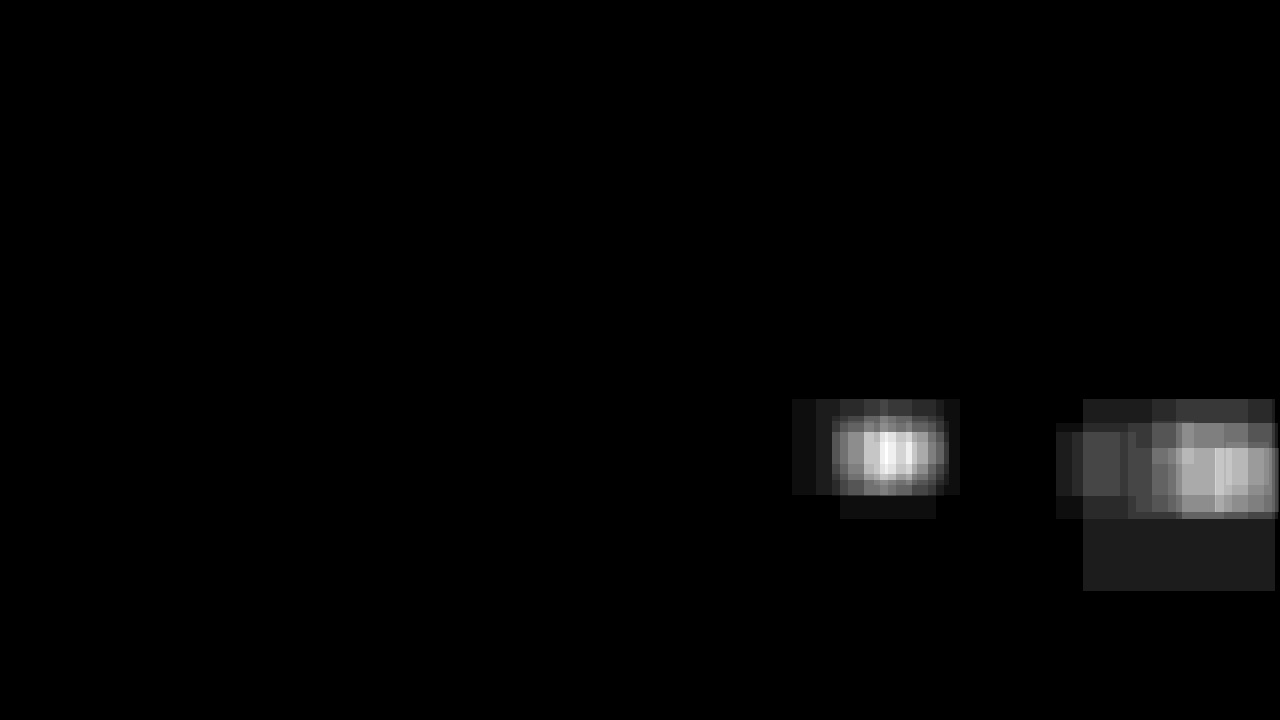
#> input picture test_images/heatmap1.jpg, 1280 x 720 px; its folder holds only this picture in this run
$ jupyter execute --allow-errors 'Segmentation experiment.ipynb'   (shell and % lines are left out)   (older library calls are emulated)
#> lines starting #> are read from the running program, lines starting #| are printed output that depends on the picture; after the words box and inside, x2 and y2 are one past the last pixel; in counts of white or black regions, pixels touching at a corner belong together
# Segmentation Experiment

In this notebook different algorithms for segmenting an image are evaluated

[cell 1]
import numpy as np
import time
import matplotlib.pyplot as plt
from scipy import ndimage as ndi
from scipy.misc import imread
from skimage.morphology import watershed
from skimage.feature import peak_local_max
from skimage.feature import blob_doh
from skimage.measure import label
import cv2

First we need to load a sample image and also a generated heatmap we want to segment.

[cell 2]
IMG_NUM = 1
img = imread('../test_images/heatmap%s.jpg' % IMG_NUM)[:,:,0]
#> img: shape (720, 1280); min 0, max 255, mean 4.4
#> (the rest of this cell did not finish here and is left out)

Then we define two helper functions we will need throughout this notebook

[cell 3]
def draw_boxes(img, bboxes, color=(0, 0, 255), thick=6):
    # Make a copy of the image
    draw_img = np.copy(img)
    # Iterate through the bounding boxes
    for bbox in bboxes:
        # Draw a rectangle given bbox coordinates
        cv2.rectangle(draw_img, (bbox[0], bbox[1]), (bbox[2], bbox[3]), color, thick)
    # Return the image copy with boxes drawn
    return draw_img

def gaussian_blur(img, kernel_size):
    return cv2.GaussianBlur(img, (kernel_size, kernel_size), 0)

As a first step the heatmap is thresholded to received smoother results. The thresholded heatmap is the input for all segmentation algorithms.

[cell 4]
img_thresh = np.zeros(img.shape, dtype=np.uint8)
#> img_thresh: shape (720, 1280); every value is 0
img_blur = gaussian_blur(img, 21)
img_thresh[img_blur > 50] = 255
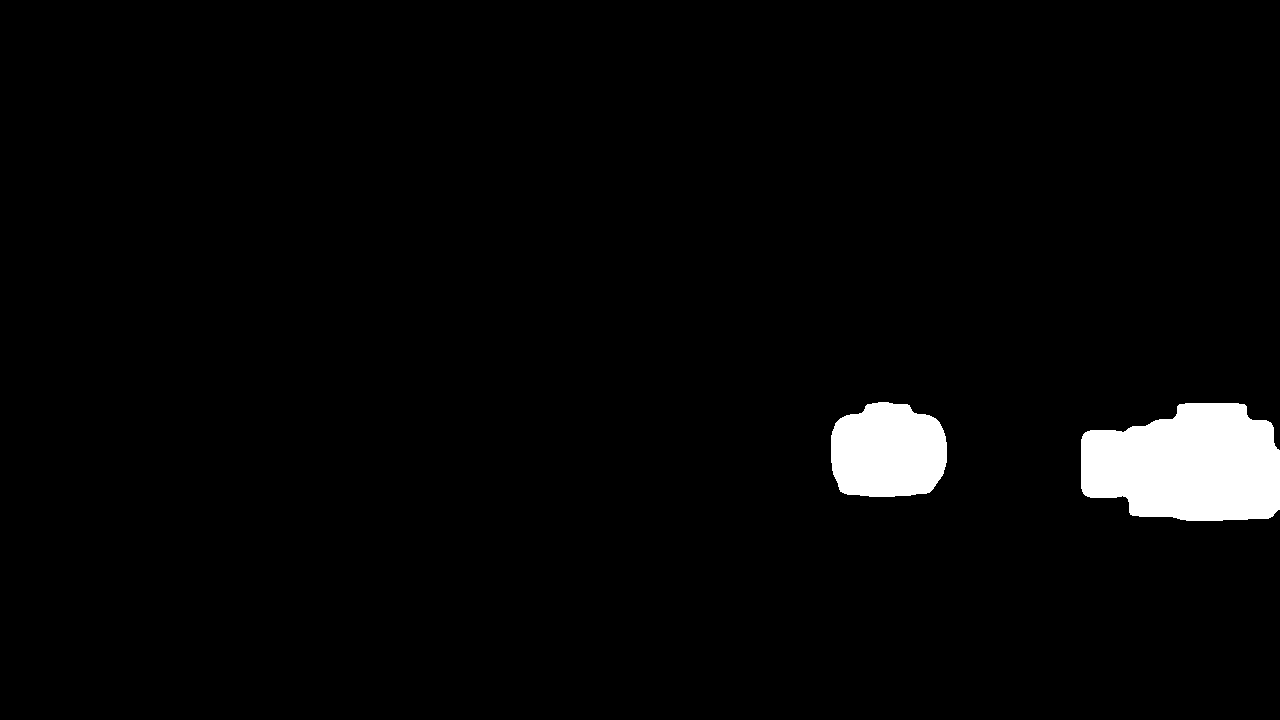
#> img_thresh: shape (720, 1280); 3.1% white; 2 white regions, box (x1, y1, x2, y2) and area: (1081, 403, 1280, 521) 18977, (831, 402, 947, 497) 9267
_ = plt.imshow(img_thresh, cmap='gray')

# Technique 1: Blob detection

[cell 5]
t1 = time.time()
try:
    blobs = blob_doh(img_thresh, num_sigma=4, min_sigma=1, max_sigma=255, threshold=.01)
#> blobs = [[469, 1200, 85.67], [452, 886, 85.67], [430, 1085, 1], [431, 1084, 1], [433, 1082, 1], [435, 1081, 1], [438, 1080, 1], [488, 1080, 1]]
except IndexError:
    blobs = np.array([])

blobs = blobs[blobs[:, 2] > 16]
#> blobs = [[469, 1200, 85.67], [452, 886, 85.67]]
boxes = np.zeros((len(blobs), 4), dtype=np.uint32)
#> boxes = [[0, 0, 0, 0], [0, 0, 0, 0]]
for i, blob in enumerate(blobs):
    blob = np.array(blob, dtype=np.int32)
    blob_area = np.array([max(blob[1] - blob[2], 0),
                          max(blob[0] - blob[2], 0),
                          min(blob[1] + blob[2], img_thresh.shape[1] - 1),
                          min(blob[0] + blob[2], img_thresh.shape[0] - 1)])
    sec = img_thresh[blob_area[1]:blob_area[3], blob_area[0]:blob_area[2]]
    filled = sec.nonzero()

    box = np.array([[filled[1].min(), filled[0].min(), filled[1].max(), filled[0].max()]])

    box[0, :2] += np.expand_dims(blob_area, axis=0)[0, :2]
    box[0, 2:] += np.expand_dims(blob_area, axis=0)[0, :2]
    boxes[i] = box
#> this loop made 2 passes
#> pass 1, `sec = img_thresh[blob_area[1]:blob_area[3], blob_area[0]:blob_area[2]]`:
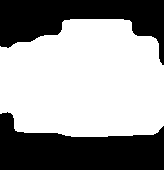
#> sec: shape (170, 164); 59.8% white; 2 black regions, box (x1, y1, x2, y2) and area: (0, 112, 164, 170) 6085, (0, 0, 164, 65) 5132
#> pass 2, `sec = img_thresh[blob_area[1]:blob_area[3], blob_area[0]:blob_area[2]]`:
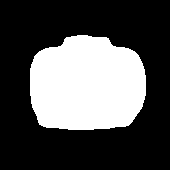
#> sec: shape (170, 170); 32.1% white; 1 white region, box (x1, y1, x2, y2) and area: (30, 35, 146, 130) 9267
#> after the loop, boxes = [[1115, 403, 1278, 520], [831, 402, 946, 496]]

print('Finished after %f seconds' % (time.time() - t1))

#> (the rest of this cell did not finish here and is left out)

# Technique 2: Watershed

[cell 6]
t1 = time.time()

local_maxi = peak_local_max(img_thresh,
                            indices=False,
                            footprint=np.ones((10, 10)),
                            labels=np.copy(img_thresh))
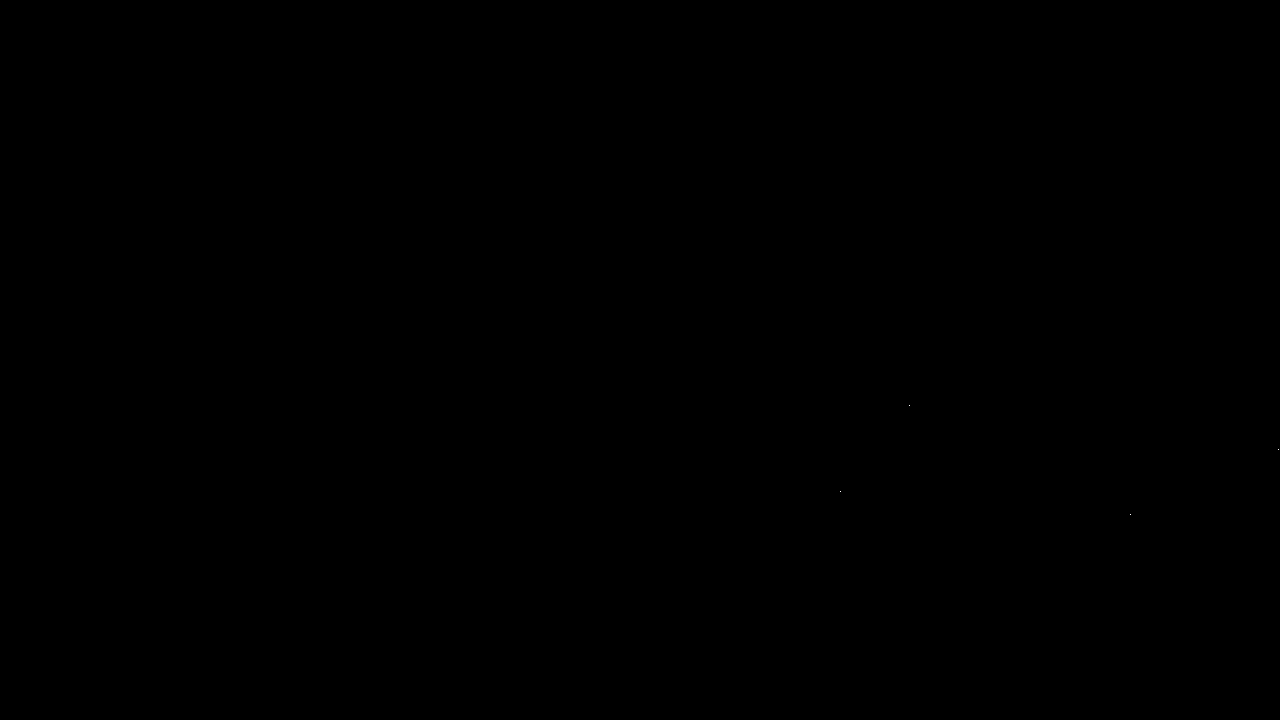
#> local_maxi: shape (720, 1280) bool; 0% white in thin lines or dots, all inside (x1, y1, x2, y2) = (840, 405, 1279, 515)

markers = ndi.label(local_maxi)[0]
#> markers: shape (720, 1280) int32; 5 distinct labels, from 0 to 4
labels = watershed(-img_thresh, markers, mask=img_thresh)
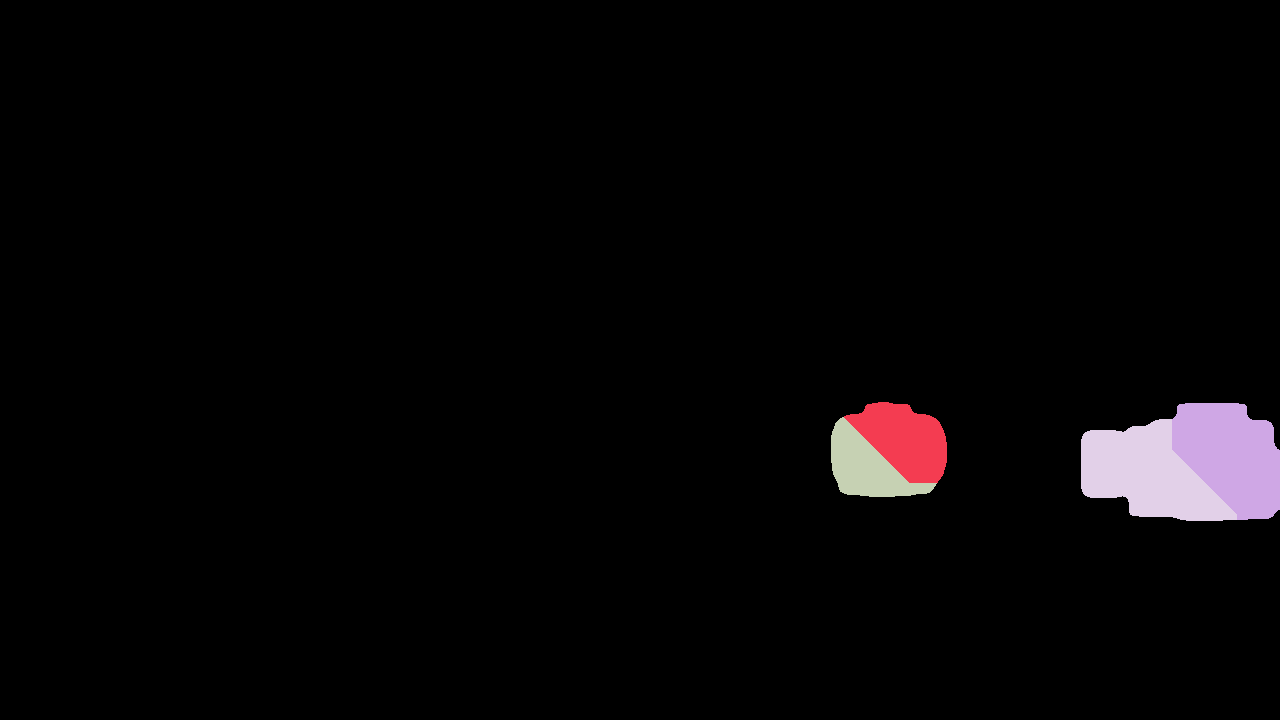
#> labels: shape (720, 1280) int32; 5 distinct labels, from 0 to 4; one colour per label, 0 black

boxes = np.zeros((len(np.unique(labels))-1, 4), dtype=np.uint32)
#> boxes = [[0, 0, 0, 0], [0, 0, 0, 0], [0, 0, 0, 0], [0, 0, 0, 0]]
for i, cur_label in enumerate(np.unique(labels)):
    if cur_label == 0:
        continue
    filled = np.where(labels == cur_label)
    boxes[i-1] = np.array([[filled[1].min(), filled[0].min(), filled[1].max(), filled[0].max()]])
#> this loop made 5 passes
#> filled on passes 2 to 5: 5215 positions, rows 402 to 482, columns 844 to 946, 9256 positions, rows 403 to 519, columns 1172 to 1279, 4052 positions, rows 417 to 496, columns 831 to 936, 9721 positions, rows 419 to 520, columns 1081 to 1236
#> after the loop, boxes = [[844, 402, 946, 482], [1172, 403, 1279, 519], [831, 417, 936, 496], [1081, 419, 1236, 520]]

print('Finished after %f seconds' % (time.time() - t1))

#> (the rest of this cell did not finish here and is left out)

# Technique 3: Blob + Watershed

[cell 7]
t1 = time.time()

blobs = blob_doh(img_thresh, num_sigma=4, min_sigma=1, max_sigma=255, threshold=.01)
#> blobs = [[469, 1200, 85.67], [452, 886, 85.67], [430, 1085, 1], [431, 1084, 1], [433, 1082, 1], [435, 1081, 1], [438, 1080, 1], [488, 1080, 1]]
blobs = blobs.astype(np.uint32)
#> blobs = [[469, 1200, 85], [452, 886, 85], [430, 1085, 1], [431, 1084, 1], [433, 1082, 1], [435, 1081, 1], [438, 1080, 1], [488, 1080, 1]]
centroids = np.zeros(img.shape, dtype=np.bool)
centroids[blobs[:,0], blobs[:,1]] = True
centroids[centroids==True]

markers = ndi.label(centroids)[0]
labels = watershed(-img_thresh, markers, mask=img_thresh)
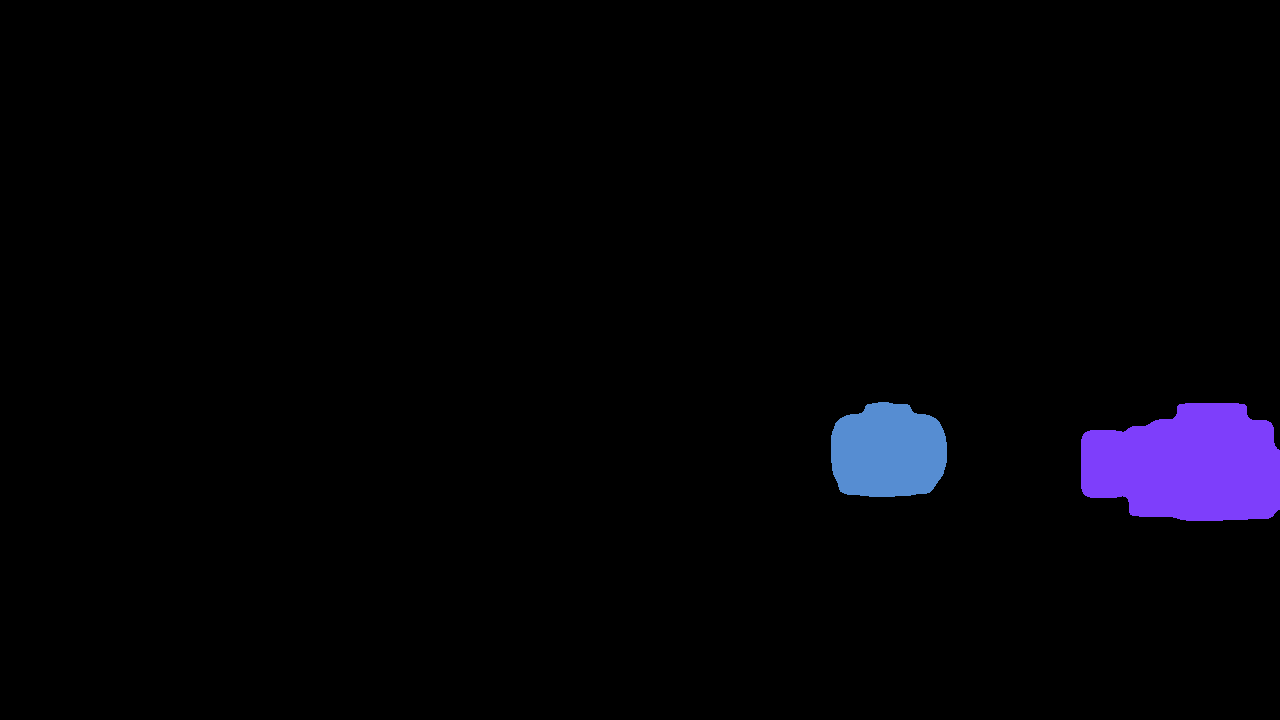
#> labels: shape (720, 1280) int32; 3 distinct labels, from 0 to 7; one colour per label, 0 black

boxes = np.zeros((len(np.unique(labels))-1, 4), dtype=np.uint32)
#> boxes = [[0, 0, 0, 0], [0, 0, 0, 0]]
for i, cur_label in enumerate(np.unique(labels)):
    if cur_label == 0:
        continue
    filled = np.where(labels == cur_label)
    boxes[i-1] = np.array([[filled[1].min(), filled[0].min(), filled[1].max(), filled[0].max()]])
#> this loop made 3 passes
#> (cur_label, filled) on passes 2 to 3: (6, 9267 positions, rows 402 to 496, columns 831 to 946), (7, 18977 positions, rows 403 to 520, columns 1081 to 1279)
#> cur_label on pass 1: 0
#> after the loop, boxes = [[831, 402, 946, 496], [1081, 403, 1279, 520]]

print('Finished after %f seconds' % (time.time() - t1))

#> (the rest of this cell did not finish here and is left out)

# Technique 4: Opencv Find Contours

[cell 8]
t1 = time.time()

_, contours, _ = cv2.findContours(img_thresh,cv2.RETR_TREE,cv2.CHAIN_APPROX_SIMPLE)
#> contours = 2 contours; box (x1, y1, x2, y2) and area: (1081, 403, 1280, 521) 18696, (831, 402, 947, 497) 9098

boxes = np.zeros((len(contours), 4), dtype=np.uint32)
#> boxes = [[0, 0, 0, 0], [0, 0, 0, 0]]
for i, contour in enumerate(contours):
    rectangle = cv2.boundingRect(contour)

    x,y,w,h = rectangle
    boxes[i] = [x, y, x+w, y+h]
#> this loop made 2 passes
#> (x, y, w, h) on passes 1 to 2: (1081, 403, 199, 118), (831, 402, 116, 95)
#> after the loop, boxes = [[1081, 403, 1280, 521], [831, 402, 947, 497]]

print('Finished after %f seconds' % (time.time() - t1))

#> (the rest of this cell did not finish here and is left out)
